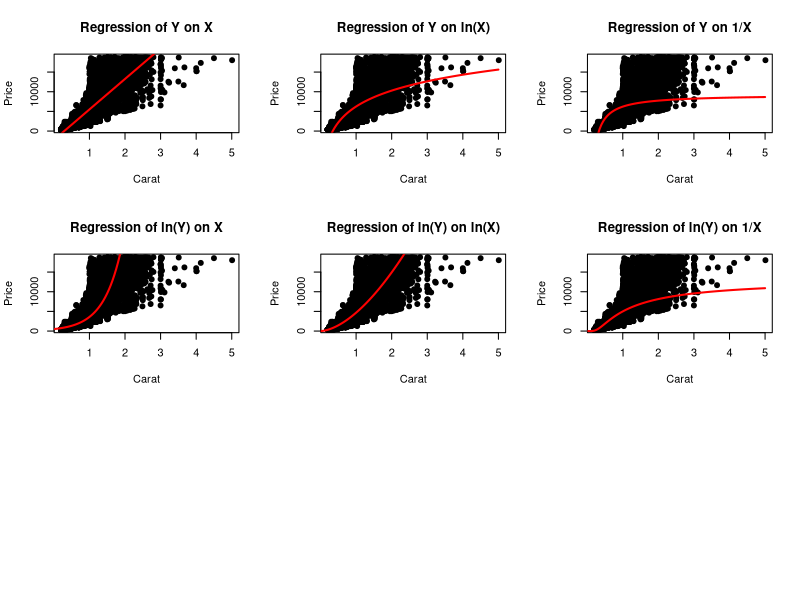

Reproduce this figure in R.
# W4479_Project2_Q1_Group60

# load required packages
library(tidyverse)

# i)
# We choose a dataset diamonds from https://www.kaggle.com/shivam2503/diamonds
# load data from CSV file
diamonds = read.csv("diamonds.csv")

# ii)
Y = diamonds$price
X = diamonds$carat

# create 1/X
inverse_X = 1/diamonds$carat

# 1: Y on X
model1 = lm(Y ~ X)
summary(model1)

# 2: Y on ln(X)
model2 = lm(Y ~ log(X))
summary(model2)

# 3: Y on 1/X
model3 = lm(Y ~ inverse_X)
summary(model3)

# 4: ln(Y) on X
model4 = lm(log(Y) ~ X)
summary(model4)

# 5: ln(Y) on ln(X)
model5 = lm(log(Y) ~ log(X))
summary(model5)

# 6: ln(Y) on 1/X
model6 = lm(log(Y) ~ inverse_X)
summary(model6)

# iii)
par(mfrow = c(3, 3)) # Create a 3 x 3 plotting matrix
# 1: Y on X
plot(X, Y, main = "Regression of Y on X",
     xlab = "Carat", ylab = "Price",
     pch = 19)
abline(model1, col = "red", lwd = 2)

# 2: Y on ln(X)
plot(X, Y, main = "Regression of Y on ln(X)",
     xlab = "Carat", ylab = "Price",
     pch = 19)
curve(model2$coef[1] + model2$coef[2] * log(x),
      from = 0, to = 5, add = TRUE, col = "red", lwd = 2)

# 3: Y on 1/X
plot(X, Y, main = "Regression of Y on 1/X",
     xlab = "Carat", ylab = "Price",
     pch = 19)
curve(model3$coef[1] + model3$coef[2] * (1/x),
      from = 0, to = 5, add = TRUE, col = "red", lwd = 2)

# 4: log(Y) on X
# Retransformed model: Y = exp(b_0 + b1*X)
plot(X, Y, main = "Regression of ln(Y) on X",
     xlab = "Carat", ylab = "Price",
     pch = 19)
curve(exp(model4$coef[1] + model4$coef[2] * x),
      from = 0, to = 5, add = TRUE, col = "red", lwd = 2)

# 5: ln(Y) on ln(X)
# Retransformed model: Y = exp(b_0 + b1*ln(X))
plot(X, Y, main = "Regression of ln(Y) on ln(X)",
     xlab = "Carat", ylab = "Price",
     pch = 19)
curve(exp(model5$coef[1] + model5$coef[2] * log(x)),
      from = 0, to = 5, add = TRUE, col = "red", lwd = 2)

# 6: ln(Y) on 1/X
# Retransformed model: Y = exp(b_0 + b1*(1/x))
plot(X, Y, main = "Regression of ln(Y) on 1/X",
     xlab = "Carat", ylab = "Price",
     pch = 19)
curve(exp(model6$coef[1] + model6$coef[2] * (1/x)),
      from = 0, to = 5, add = TRUE, col = "red", lwd = 2)


# iv)
# Stating the R^2 for the different models
summary(model1)$r.squared
summary(model2)$r.squared
summary(model3)$r.squared
summary(model4)$r.squared
summary(model5)$r.squared
summary(model6)$r.squared

# Stating the RSS for the different models 
# RSS model 1
RSS1 <- sum((Y - (model1$coef[1] + model1$coef[2] * X))^2)
RSS1
# RSS model 2
RSS2 <- sum((Y - (model2$coef[1] + model2$coef[2] * log(X)))^2)
RSS2

# RSS model 3
RSS3 <- sum((Y - (model3$coef[1] + model3$coef[2] * inverse_X))^2)
RSS3

# RSS model 4
RSS4 <- sum((Y - exp(model4$coef[1] + model4$coef[2] * X))^2)
RSS4

# RSS model 5
RSS5 <- sum((Y - exp(model5$coef[1] + model5$coef[2] * log(X)))^2)
RSS5

# RSS model 6
RSS6 <- sum((Y - exp(model6$coef[1] + model6$coef[2] * inverse_X))^2)
RSS6

min(c(RSS1, RSS2, RSS3, RSS4, RSS5, RSS6))
which.min(c(RSS1, RSS2, RSS3, RSS4, RSS5, RSS6))

# The best model according to the RSS remains the simple linear regression (model 1) as it has the lowest RSS

# v)
# as indicated in part iv), the best model according to the RSS is the simple linear regression:
summary(model1)
# Y = -2256.36 + 7756.43 * X